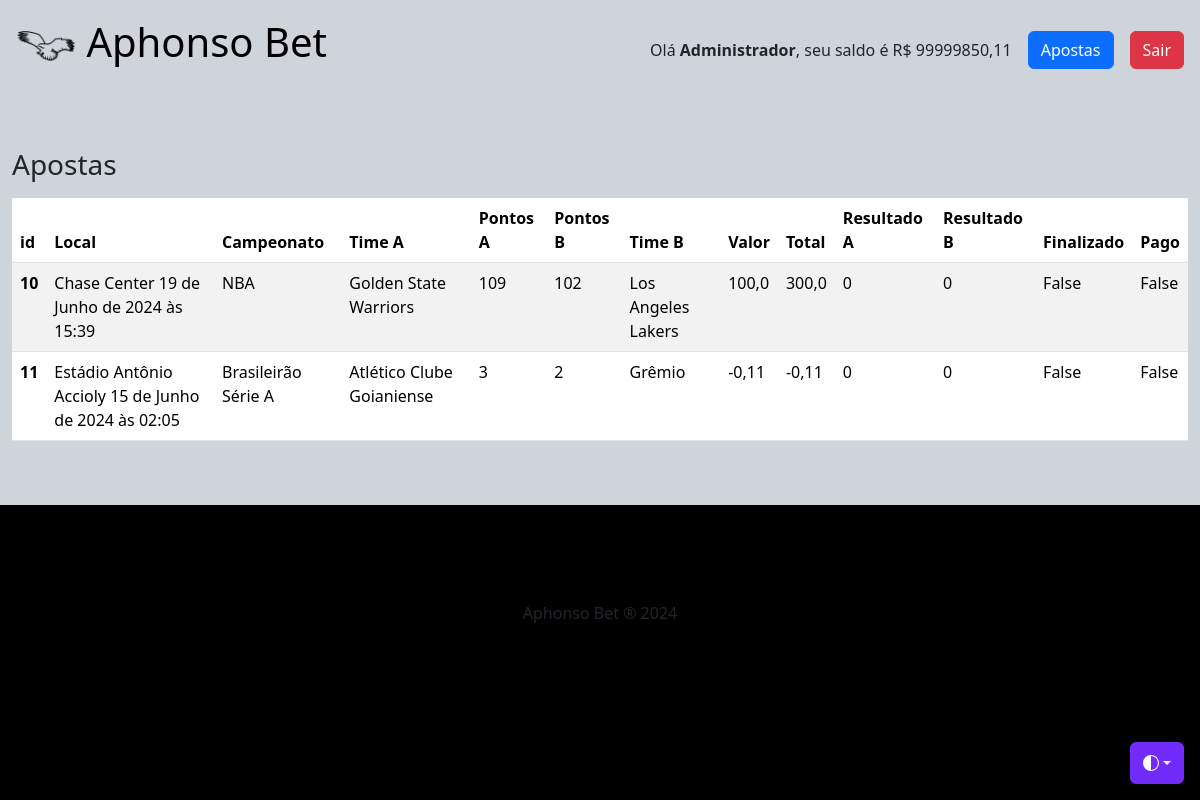
/apostas/ (signed in), run on the app's committed database.
### aphonso_bet/models.py (models this page shows, shortened)
class ModelAbstrato(models.Model):
    criado_por = models.ForeignKey(settings.AUTH_USER_MODEL, on_delete=models.CASCADE)
    criado_em = models.DateTimeField(auto_now_add=True)
    alterado_em = models.DateTimeField(auto_now=True)
    class Meta:
        abstract = True

class Carteira(ModelAbstrato):
    usuario = models.ForeignKey(User, on_delete=models.CASCADE, related_name='proprietario')
    saldo = models.FloatField(default=50.00)
    moeda = models.ForeignKey(Moeda, on_delete=models.CASCADE)
    banco = models.CharField(max_length=50, null=True)
    agencia = models.IntegerField(null=True)
    conta =  models.CharField(max_length=50, null=True)

class Moeda(ModelAbstrato):
    nome = models.CharField(max_length=50)
    acronimo = models.CharField(max_length=3)
    simbolo = models.CharField(max_length=2)

class Aposta(ModelAbstrato):
    usuario = models.ForeignKey(User, on_delete=models.CASCADE, related_name='apostador')
    jogo = models.ForeignKey(Jogo, on_delete=models.CASCADE)
    valor_aposta = models.FloatField()
    total_premio = models.FloatField()
    resultadoCasa = models.IntegerField(default = 0)
    resultadoFora = models.IntegerField(default = 0)
    quitado = models.BooleanField(default=False)

class Jogo(ModelAbstrato):
    campeonato = models.ForeignKey(Campeonato, on_delete=models.CASCADE)
    timeCasa = models.ForeignKey(Time, on_delete=models.CASCADE, related_name='casa')
    fatorCasa = models.FloatField(default=1)
    timeFora = models.ForeignKey(Time, on_delete=models.CASCADE, related_name='fora')
    fatorFora = models.FloatField(default=1)
    dataEHora = models.DateTimeField()
    local = models.CharField(max_length=100)
    resultadoCasa = models.IntegerField(default = 0)
    resultadoFora = models.IntegerField(default = 0)
    finalizado = models.BooleanField(default=False)

class Campeonato(ModelAbstrato):
    descricao = models.CharField(max_length=50)
    regiao = models.CharField(max_length=50)
    ano = models.IntegerField()
    esporte = models.ForeignKey(Esporte, on_delete=models.CASCADE)

class Time(ModelAbstrato):
    nome = models.CharField(max_length=50)
    bandeira = models.ImageField(upload_to=path_and_rename('aphonso_bet\\static\\upload'))
    acronimo = models.CharField(max_length=3)
    pais = models.CharField(max_length=50, default='BRASIL')
    esporte = models.ForeignKey(Esporte, on_delete=models.CASCADE)

### aphonso_bet/views.py (the view)
# urls.py: path('apostas/', views.pagina_apostas, name="pagina_apostas"),
def pagina_apostas(request):
    if not request.user.is_authenticated:
        return redirect("pagina_inicio")
    carteira = obterCarteira(request.user)
    apostas = Aposta.objects.filter(usuario = request.user.id)
    return render(request, 'apostas.html', {"carteira":carteira, "apostas":apostas})

### aphonso_bet/views.py (called while the page is built)
def obterCarteira(user):
    carteira = None
    if user.is_authenticated:
        carteira = Carteira.objects.filter(usuario = user.id).first()
    return carteira

### aphonso_bet/templates/apostas.html
{% extends 'layout.html' %}
{% load static %}
{% block content %}
<div class="container-fluid bg-dark-subtle py-5">
    <h1 class="h3 mb-3 fw-normal">Apostas</h1>
    {% if apostas %}
    <div class="table-responsive">
        <table class="table table-striped">
            <thead>
                <tr>
                    <th scope="col">id</th>
                    <th scope="col">Local</th>
                    <th scope="col">Campeonato</th>
                    <th scope="col">Time A</th>
                    <th scope="col">Pontos A</th>
                    <th scope="col">Pontos B</th>
                    <th scope="col">Time B</th>
                    <th scope="col">Valor</th>
                    <th scope="col">Total</th>
                    <th scope="col">Resultado A</th>
                    <th scope="col">Resultado B</th>
                    <th scope="col">Finalizado</th>
                    <th scope="col">Pago</th>
                </tr>
            </thead>
            <tbody>
                {% for aposta in apostas %}
                <tr>
                    <th>{{ aposta.id }}</th>
                    <td>{{ aposta.jogo.local }} {{ aposta.jogo.dataEHora }}</td>
                    <td>{{ aposta.jogo.campeonato.descricao }}</td>
                    <td>{{ aposta.jogo.timeCasa.nome }}</td>
                    <td>{{ aposta.resultadoCasa }}</td>
                    <td>{{ aposta.resultadoFora }}</td>
                    <td>{{ aposta.jogo.timeFora.nome }}</td>
                    <td>{{ aposta.valor_aposta }}</td>
                    <td>{{ aposta.total_premio }}</td>
                    <td>{{ aposta.jogo.resultadoCasa }}</td>
                    <td>{{ aposta.jogo.resultadoFora }}</td>
                    <td>{{ aposta.jogo.finalizado }}</td>
                    <td>{{ aposta.quitado }}</td>
                </tr>
                {% endfor %}
            </tbody>
        </table>
    </div>
    {% else %}
    <p class="text-center text-muted">Nenhuma aposta encontrada!</p>
    {% endif %}
</div>
{% endblock %}

### aphonso_bet/templates/layout.html (shortened to what this page needs)
{% load static %}
<!DOCTYPE html>
<html lang="pt-br" data-bs-theme="auto">
<head>
    <link href="https://cdn.jsdelivr.net/npm/bootstrap@5.3.3/dist/css/bootstrap.min.css" rel="stylesheet"
>
    <link rel="stylesheet" href="https://cdn.jsdelivr.net/npm/@docsearch/css@3">
    <link rel="stylesheet" href="{% static 'public/style.css' %}">
</head>
<body class="bg-black">
    <div class="dropdown position-fixed bottom-0 end-0 mb-3 me-3 bd-mode-toggle">
        <button class="btn btn-bd-primary py-2 dropdown-toggle d-flex align-items-center" id="bd-theme" type="button"
            aria-expanded="false" data-bs-toggle="dropdown" aria-label="Toggle theme (auto)">
            <svg class="bi my-1 theme-icon-active" width="1em" height="1em">
                <use href="#circle-half"></use>
            </svg>
        </button>
    </div>
    <div class="bg-dark-subtle shadow p-3">
        <div class="row">
            <div class="col-12 col-md-6">
                <h1 class="h1">
                    <img src="{% static 'imgs/eagle-128.png' %}" height="60" id="logomarca" />
                    <a href="/" class="text-decoration-none text-body-emphasis"> Aphonso Bet </a>
                </h1>
            </div>
            <div class="col-12 col-md-6 d-flex justify-content-between justify-content-md-end align-items-center">
                {% if not user.is_authenticated %}
                <a href="{% url 'pagina_login' %}" class="btn btn-info mx-3">Entrar</a>
                <a href="{% url 'pagina_cadastro' %}" class="btn btn-primary">Cadastrar</a>
                {% else %}
                <span class="me-3">Olá <strong>{{ user.get_full_name }}</strong>, seu saldo é {{carteira.moeda.simbolo}}
                    {{carteira.saldo}}</span>
                <a href="{% url 'pagina_apostas' %}" class="btn btn-primary me-3">Apostas</a>
                <a href="{% url 'pagina_logout' %}" class="btn btn-danger">Sair</a>
                {% endif %}
            </div>
        </div>
    </div>
    <div class="bg-dark-subtle">
        <main class="bg-dark-subtle">
            {% block content %}
            {% endblock %}
        </main>
    </div>
    <footer class="bg-black mt-5 py-5">
        <p class="text-body-light text-center">Aphonso Bet &reg; 2024
    </footer>
</body>
</html>

### aphonso_bet/static/public/style.css (style rules this page uses)
.bi { vertical-align: -0.125em; fill: currentColor; }
.btn-bd-primary { --bd-violet-bg: #712cf9; --bd-violet-rgb: 112.520718, 44.062154, 249.437846; --bs-btn-font-weight: 600; --bs-btn-color: var(--bs-white); --bs-btn-bg: var(--bd-violet-bg); --bs-btn-border-color: var(--bd-violet-bg); --bs-btn-hover-color: var(--bs-white); --bs-btn-hover-bg: #6528e0; --bs-btn-hover-border-color: #6528e0; --bs-btn-focus-shadow-rgb: var(--bd-violet-rgb); --bs-btn-active-color: var(--bs-btn-hover-color); --bs-btn-active-bg: #5a23c8; --bs-btn-active-border-color: #5a23c8; }
.bd-mode-toggle { z-index: 1500; }

### data on the page
Carteira: moeda.simbolo "R$", saldo "99999850,11"
Aposta: id "10", jogo.local "Chase Center", jogo.dataEHora "19 de Junho de 2024 às 15:39", jogo.campeonato.descricao "NBA", jogo.timeCasa.nome "Golden State Warriors", resultadoCasa "109", resultadoFora "102", jogo.timeFora.nome "Los Angeles Lakers", valor_aposta "100,0", total_premio "300,0", jogo.resultadoCasa "0", jogo.resultadoFora "0", jogo.finalizado "False", quitado "False"
Aposta: id "11", jogo.local "Estádio Antônio Accioly", jogo.dataEHora "15 de Junho de 2024 às 02:05", jogo.campeonato.descricao "Brasileirão Série A", jogo.timeCasa.nome "Atlético Clube Goianiense", resultadoCasa "3", resultadoFora "2", jogo.timeFora.nome "Grêmio", valor_aposta "-0,11", total_premio "-0,11", jogo.resultadoCasa "0", jogo.resultadoFora "0", jogo.finalizado "False", quitado "False"

### other printed values
{{ user.get_full_name }} "Administrador"
